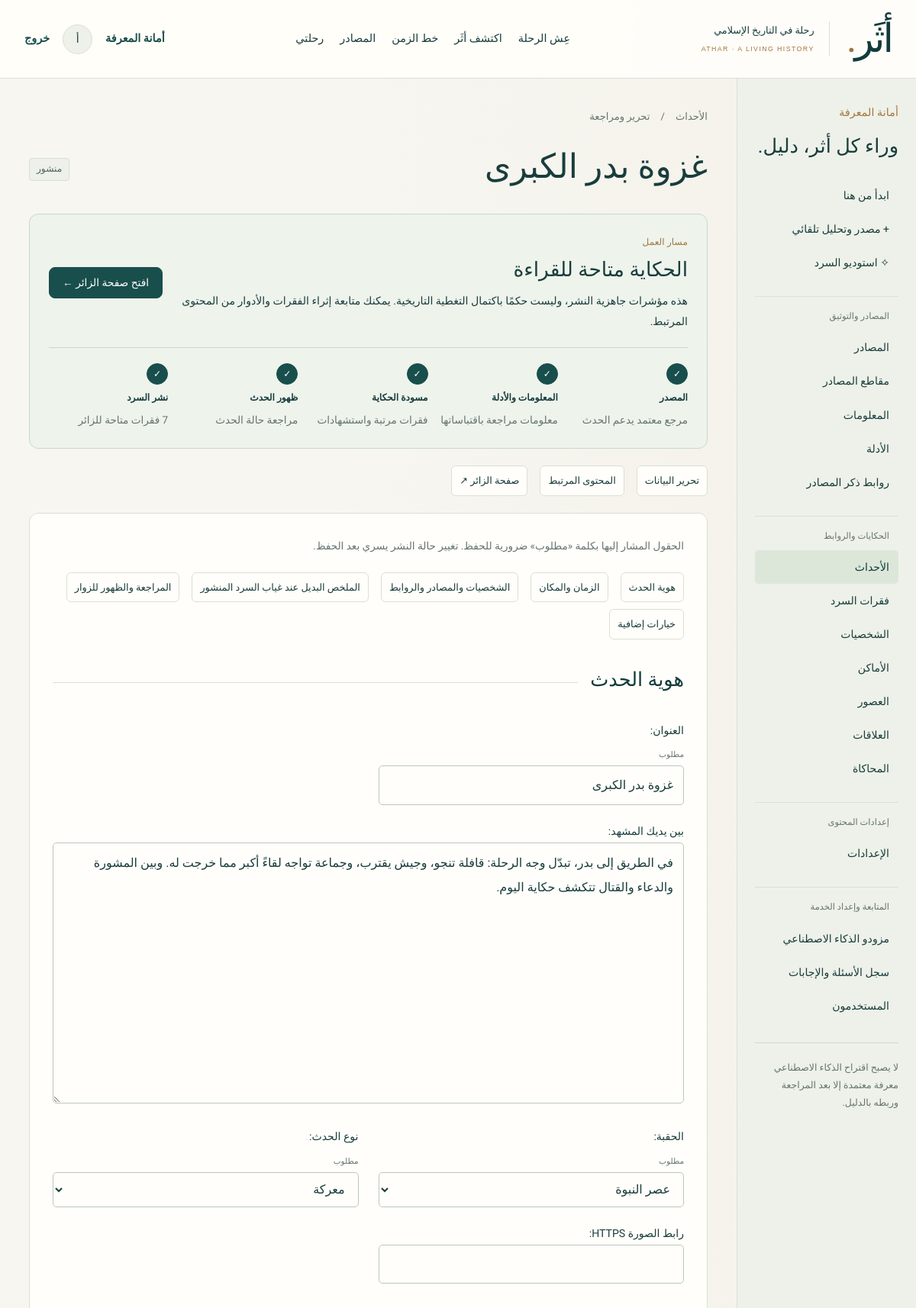
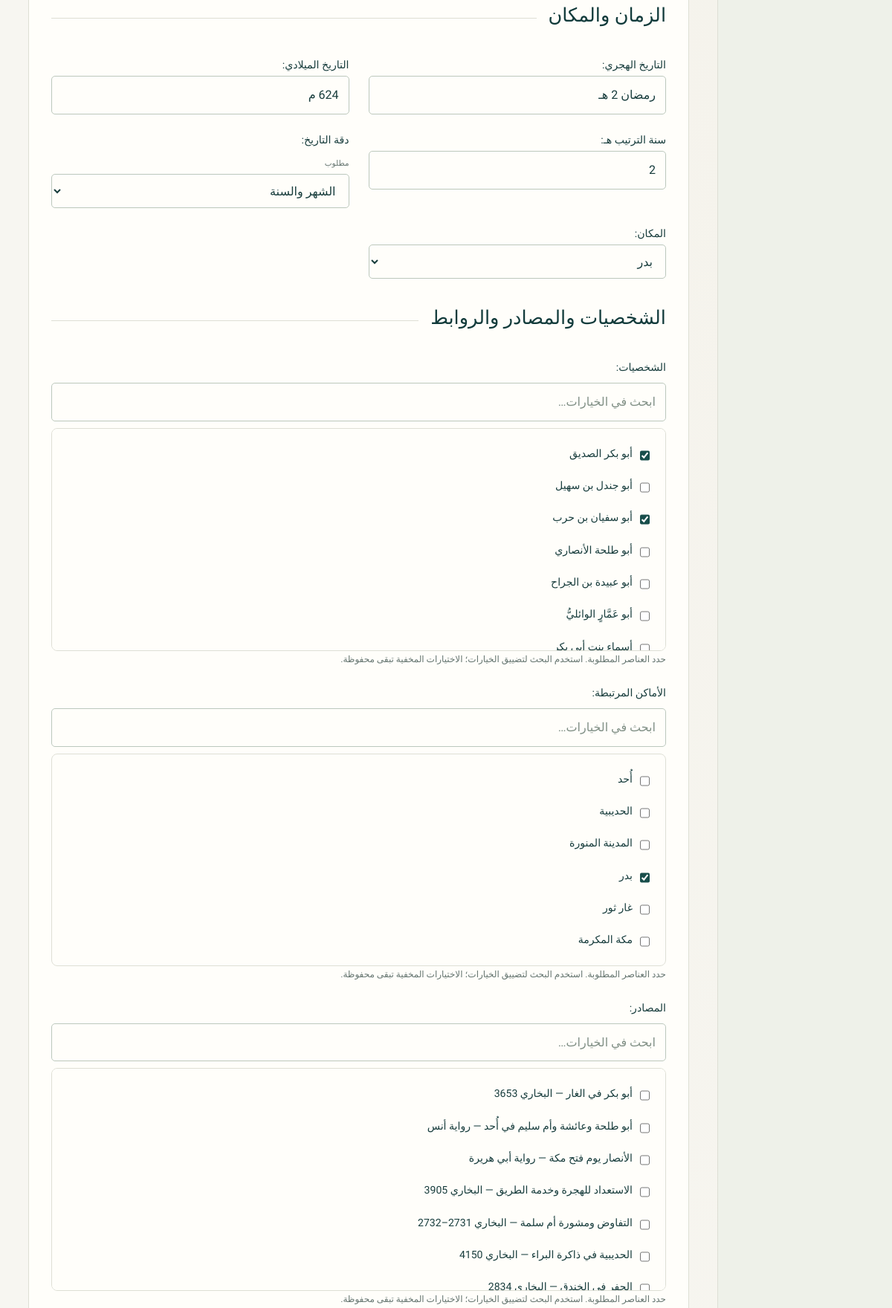
The page /dashboard/events/11/ (signed in, upper part) on the database its author committed (2 pictures, top to bottom).
### apps/accounts/models.py (models this page shows)
class User(AbstractUser):
    class Role(models.TextChoices):
        ADMIN = 'ADMIN', 'أمين المعرفة'
        USER = 'USER', 'مستكشف'
    role = models.CharField(max_length=5, choices=Role.choices, default=Role.USER)
    @property
    def is_admin(self):
        return self.is_active and (self.role == self.Role.ADMIN or self.is_superuser)

### apps/history/models.py (models this page shows, shortened)
class Entity(models.Model):
    class Kind(models.TextChoices):
        EVENT = 'event', 'حدث'
        PERSON = 'person', 'شخصية'
        PLACE = 'place', 'مكان'
        SOURCE = 'source', 'مصدر'
        ERA = 'era', 'حقبة'
    title = models.CharField('العنوان', max_length=240, db_index=True)
    slug = models.SlugField('الرابط المختصر', max_length=240, unique=True, allow_unicode=True)
    kind = models.CharField(max_length=10, choices=Kind.choices, editable=False)
    description = models.TextField('بين يديك المشهد', blank=True)
    status = models.CharField('حالة النشر', max_length=12, choices=Status.choices, default=Status.DRAFT, db_index=True)
    is_demo = models.BooleanField('محتوى تجريبي يحتاج مراجعة', default=False)
    ai_suggested = models.BooleanField('اقتراح ذكاء اصطناعي', default=False)
    reviewed_by = models.ForeignKey(settings.AUTH_USER_MODEL, null=True, blank=True, on_delete=models.SET_NULL, related_name='reviewed_entities', editable=False)
    created_by = models.ForeignKey(settings.AUTH_USER_MODEL, null=True, blank=True, on_delete=models.SET_NULL, related_name='created_entities', editable=False)
    created_at = models.DateTimeField(auto_now_add=True)
    updated_at = models.DateTimeField(auto_now=True)
    deleted_at = models.DateTimeField(null=True, blank=True, editable=False)
    objects = EntityQuerySet.as_manager()
    class Meta:
        ordering = ['title']
    def __str__(self):
        return self.title
    def get_absolute_url(self):
        return f'/explore/{self.pk}/'

class HistoricalEvent(Entity):
    class Precision(models.TextChoices):
        EXACT = 'exact', 'تاريخ محدد'
        YEAR = 'year', 'السنة فقط'
        MONTH = 'month', 'الشهر والسنة'
        APPROXIMATE = 'approximate', 'تقريبي'
        UNKNOWN = 'unknown', 'غير محدد'
    class EventType(models.TextChoices):
        JOURNEY = 'journey', 'رحلة وتحول'
        BATTLE = 'battle', 'معركة'
        TREATY = 'treaty', 'عهد وصلح'
        CULTURE = 'culture', 'علم وحضارة'
    english_title = models.CharField('العنوان الإنجليزي', max_length=240, blank=True)
    narrative = models.TextField('ماذا حدث؟', blank=True)
    hijri_label = models.CharField('التاريخ الهجري', max_length=100, blank=True)
    gregorian_label = models.CharField('التاريخ الميلادي', max_length=100, blank=True)
    year_order = models.IntegerField('سنة الترتيب هـ', null=True, blank=True, db_index=True)
    date_precision = models.CharField('دقة التاريخ', max_length=15, choices=Precision.choices, default=Precision.UNKNOWN)
    era = models.ForeignKey(HistoricalEra, verbose_name='الحقبة', on_delete=models.PROTECT, related_name='events')
    location = models.ForeignKey(HistoricalPlace, verbose_name='المكان', on_delete=models.SET_NULL, null=True, blank=True, related_name='events')
    event_type = models.CharField('نوع الحدث', max_length=15, choices=EventType.choices, default=EventType.JOURNEY)
    context = models.TextField('ما الذي سبق الحدث؟', blank=True)
    causes = models.TextField('الأسباب', blank=True)
    decisions = models.TextField('القرارات', blank=True)
    consequences = models.TextField('النتائج', blank=True)
    aftermath = models.TextField('ما الذي حدث بعد ذلك؟', blank=True)
    persons = models.ManyToManyField(HistoricalPerson, verbose_name='الشخصيات', blank=True, related_name='events')
    places = models.ManyToManyField(HistoricalPlace, verbose_name='الأماكن المرتبطة', blank=True, related_name='related_events')
    sources = models.ManyToManyField('sources.HistoricalSource', verbose_name='المصادر', blank=True, related_name='events')
    related_events = models.ManyToManyField('self', verbose_name='الأحداث المرتبطة', blank=True)
    featured_image = models.URLField('رابط الصورة HTTPS', blank=True)
    class Meta:
        ordering = ['year_order', 'id']

### apps/dashboard/views.py (the view, shortened to what this page needs)
# urls.py: path('dashboard/<str:section>/<int:pk>/', dashboard.edit, name='dashboard-edit'),
@admin_required
def edit(request, section, pk=None):
    if section == 'sources' and pk is None and request.method == 'GET' and request.GET.get('manual') != '1':
        return redirect('source-intake')
    if section not in REGISTRY:
        raise Http404()
    model, title = REGISTRY[section]
    instance = get_object_or_404(model, pk=pk) if pk else None
    form = editor_form(model)(request.POST if request.method == 'POST' else None, request.FILES or None,
                              instance=instance, initial=initial_values(section, request.GET) if not pk else None)
    return render(request, 'dashboard/edit.html', admin_context(section=section, title=title, form=form, record=instance,
                  form_sections=form_sections(form, section), guide=guidance(section, instance),
                  editor_parent=form_parent(form),
                  workspace=workspace(instance) if instance else [],
                  chunks=instance.chunks.all()[:100] if section == 'sources' and instance else []))

### apps/accounts/permissions.py (called while the page is built)
def is_admin(user):
    return user.is_authenticated and user.is_admin

### apps/dashboard/forms.py (called while the page is built)
def editor_form(model):
    if model == SourceChunk:
        return forms.modelform_factory(model, form=EditorialForm, fields=['source', 'ordinal', 'section', 'page_number', 'text'])
    return forms.modelform_factory(model, form=EditorialForm, exclude=['kind', 'created_by', 'reviewed_by', 'approved_by', 'deleted_at', 'processed_at', 'analysis'])

### apps/dashboard/views.py (called while the page is built)
def admin_required(view):
    @wraps(view)
    def wrapped(request, *args, **kwargs):
        if not request.user.is_authenticated:
            return redirect('/login/?next=' + request.path)
        if not is_admin(request.user):
            return render(request, 'error.html', {'message': 'هذه الرحلة مخصصة لأمناء المعرفة.'}, status=403)
        return view(request, *args, **kwargs)
    return wrapped

def admin_context(**kwargs):
    groups = [('المصادر والتوثيق', ['sources', 'chunks', 'claims', 'evidence', 'mentions']),
              ('الحكايات والروابط', ['events', 'passages', 'persons', 'places', 'eras', 'relationships', 'simulations']),
              ('إعدادات المحتوى', ['settings'])]
    return {'admin_nav': [(key, value[1]) for key, value in REGISTRY.items()],
            'admin_groups': [(label, [(key, REGISTRY[key][1]) for key in keys]) for label, keys in groups], **kwargs}

### apps/dashboard/workflow.py (called while the page is built)
def parent_context(record):
    if isinstance(record, Evidence):
        return {'title': 'العودة إلى المعلومة', 'url': route('claims', record.claim_id)} if record.claim_id else None
    if isinstance(record, SourceChunk):
        return {'title': 'العودة إلى المصدر', 'url': route('sources', record.source_id)} if record.source_id else None
    if getattr(record, 'event_id', None):
        return {'title': 'العودة إلى الحدث', 'url': route('events', record.event_id)}
    return None

def form_parent(form):
    parent = parent_context(form.instance)
    if parent:
        return parent
    for field, model, section, label in [('claim', HistoricalClaim, 'claims', 'العودة إلى المعلومة'),
            ('event', HistoricalEvent, 'events', 'العودة إلى الحدث'),
            ('source', HistoricalSource, 'sources', 'العودة إلى المصدر')]:
        value = form.initial.get(field)
        if field in form.fields and str(value or '').isdigit() and model.objects.filter(pk=value).exists():
            return {'title': label, 'url': route(section, int(value))}
    return None

### apps/knowledge/models.py (called while the page is built)
    def __str__(self):
        return self.claim_text[:90]

    def __str__(self):
        return self.evidence_text[:90]

### templates/dashboard/edit.html (shortened to what this page needs)
{% extends 'dashboard/base.html' %}{% block admin_content %}
<div class="breadcrumb"><a href="{% url 'dashboard-list' section %}">{{ title }}</a><span>/</span><span>{% if record %}تحرير ومراجعة{% else %}عنصر جديد{% endif %}</span></div>
<div class="section-heading"><h1>{% if record %}{{ record|truncatechars:80 }}{% else %}أضف إلى {{ title }}{% endif %}</h1>{% if record.status %}<span class="badge neutral">{{ record.get_status_display }}</span>{% endif %}</div>
{% include 'dashboard/guidance.html' %}
<nav class="editor-jumps" aria-label="أقسام التحرير"><a href="#content-form">تحرير البيانات</a>{% if workspace %}<a href="#linked-content">المحتوى المرتبط</a>{% endif %}{% if section == 'sources' and record %}<a href="#source-workflow">جاهزية المصدر</a><a href="#source-chunks">قراءة النص</a>{% endif %}{% if record.get_absolute_url and record.status == 'PUBLISHED' or record.get_absolute_url and record.status == 'APPROVED' %}<a href="{{ record.get_absolute_url }}">صفحة الزائر ↗</a>{% endif %}</nav>
<form id="content-form" method="post" enctype="multipart/form-data" class="paper editor-form" data-options-url="{% url 'editor-options' %}">{% csrf_token %}
<p class="muted small-text">الحقول المشار إليها بكلمة «مطلوب» ضرورية للحفظ. تغيير حالة النشر يسري بعد الحفظ.</p>
<nav class="form-section-nav" aria-label="انتقل إلى مجموعة حقول">{% for group in form_sections %}<a href="#group-{{ group.key }}">{{ group.title }}</a>{% endfor %}</nav>
{% for group in form_sections %}{% if group.key == 'advanced' or group.key == 'summary' %}<details id="group-{{ group.key }}" class="editor-fieldset" {% if not group.collapsed %}open{% endif %}><summary>{{ group.title }}</summary><div class="section">{% include 'dashboard/form_fields.html' %}</div></details>{% else %}<fieldset id="group-{{ group.key }}" class="editor-fieldset"><legend>{{ group.title }}</legend>{% if group.key == 'publication' %}<p class="helptext">المسودة وقيد المراجعة لا تظهران للزائر. «معتمد» و«منشور» قد يظهران بعد اكتمال الأدلة؛ المصدر يحتاج أيضًا تفعيل اعتماد الاسترجاع.</p>{% endif %}{% include 'dashboard/form_fields.html' %}</fieldset>{% endif %}{% endfor %}
</form>
{% endblock %}

### templates/base.html (shortened to what this page needs)
{% load static %}<!doctype html>
<html lang="ar" dir="rtl">
<head>
  <link rel="stylesheet" href="{% static 'css/athar.css' %}?v=20261001-2"><script defer src="{% static 'js/athar.js' %}?v=20261004-5"></script>
  <link rel="stylesheet" href="{% static 'css/experience.css' %}?v=20261003-4">
  <link rel="stylesheet" href="{% static 'css/story.css' %}?v=20261004-6">
</head>
<body>
<header class="site-header">
  <a class="brand" href="{% url 'landing' %}" aria-label="أثَر، الرئيسية"><span class="wordmark">أثَر<span class="brand-dot">.</span></span><span class="brand-caption">رحلة في التاريخ الإسلامي<br><small lang="en">ATHAR · A LIVING HISTORY</small></span></a>
  <nav class="main-nav" aria-label="التنقل الرئيسي"><a href="{% url 'journey' %}" >عِش الرحلة</a><a href="{% url 'discover' %}" >اكتشف أثَر</a><a href="{% url 'timeline' %}" >خط الزمن</a><a href="{% url 'search' %}?kind=source">المصادر</a><a href="{% url 'library' %}">رحلتي</a></nav>
  <div class="account-nav">{% if user.is_authenticated %}{% if user.is_admin %}<a class="text-link" href="{% url 'dashboard' %}">أمانة المعرفة</a>{% endif %}<a class="avatar" href="{% url 'profile' %}" aria-label="ملفي الشخصي">{{ user.first_name|default:user.username|slice:':1' }}</a><form method="post" action="{% url 'logout' %}">{% csrf_token %}<button class="text-link" type="submit">خروج</button></form>{% else %}<a class="text-link" href="{% url 'login' %}">تسجيل الدخول</a><a class="button small" href="{% url 'journey' %}">ابدأ الرحلة</a>{% endif %}</div>
</header>
<main id="main">{% block content %}{% endblock %}</main>
</body></html>

### templates/dashboard/form_fields.html
<div class="editor-grid">{% for field in group.fields %}<div class="form-field {% if field.field.widget.input_type == 'checkbox' %}checkbox-field{% endif %}">{{ field.label_tag }}{% if field.field.required %}<span class="required-hint">مطلوب</span>{% endif %}{{ field }}{{ field.errors }}{% if field.help_text %}<small class="helptext">{{ field.help_text }}</small>{% endif %}</div>{% endfor %}</div>

### static/css/athar.css (style rules this page uses)
:root { --ink:#183d3d;--teal:#184e4b;--teal-dark:#123b3b;--gold:#a2763d;--paper:#fffefa;--bg:#f7f6f1;--line:#dedfd5;--muted:#657570;--soft:#edf1ea;--purple:#665080;--serif:'Amiri','Arabic Typesetting',Georgia,serif;--sans:'IBM Plex Sans Arabic','Segoe UI',Tahoma,sans-serif }
* { box-sizing:border-box }
html { scroll-behavior:smooth;scroll-padding-top:100px }
body { margin:0;color:var(--ink);background:var(--bg);font-family:var(--sans);font-size:16px;line-height:1.85 }
a { color:inherit;text-decoration:none }
button,input,textarea,select { font:inherit }
button,a,input,select,textarea { -webkit-tap-highlight-color:transparent }
button { cursor:pointer }
button { color:inherit }
a,button,input,textarea,select { outline-offset:5px }
h1,h2,h3,p { margin-top:0 }
h1,h2,h3 { line-height:1.4 }
h1 { font-family:var(--serif);font-size:clamp(2.3rem,4vw,3.9rem);font-weight:400;margin-bottom:20px }
p { margin-bottom:20px }
small,.small-text { font-size:.85rem }
.muted { color:var(--muted) }
.site-header { display:flex;align-items:center;justify-content:space-between;gap:24px;padding:16px max(32px,calc((100vw - 1176px)/2));border-bottom:1px solid var(--line);background:rgba(255,254,250,.97);min-height:100px }
.brand { display:flex;align-items:center;gap:22px;flex-shrink:0 }
.wordmark { font-family:var(--serif);font-size:3.25rem;line-height:1;letter-spacing:-3px;color:var(--teal-dark) }
.brand-dot { color:var(--gold) }
.brand-caption { font-size:.8rem;line-height:1.8;padding-right:19px;border-right:1px solid var(--line) }
.brand-caption small { font-family:Arial,sans-serif;font-size:.55rem;letter-spacing:1.4px;color:var(--gold) }
.main-nav,.account-nav { display:flex;align-items:center;gap:25px }
.main-nav a { font-size:.9rem;white-space:nowrap }
.account-nav { gap:17px;font-size:.88rem }
.account-nav form { margin:0 }
.text-link { font-size:.9rem;border:0;background:none;padding:0;color:var(--teal);font-weight:600;text-underline-offset:5px }
.avatar { border-radius:50%;width:39px;height:39px;display:grid;place-items:center;background:var(--soft);border:1px solid var(--line) }
.section-heading { display:flex;justify-content:space-between;align-items:center;gap:24px;margin-bottom:25px }
.section-heading h2,.section-heading h1 { margin-bottom:5px }
.badge { font-size:.76rem;border:1px solid transparent;border-radius:4px;padding:3px 9px;display:inline-block;line-height:1.8 }
.neutral { background:#edf0eb;color:#4f6459;border-color:#d8dfd3 }
label { display:block;font-size:.88rem;font-weight:500;margin-bottom:7px }
input,textarea,select { width:100%;background:var(--paper);color:var(--ink);border:1px solid #bcc8bd;border-radius:5px;padding:10px 13px;min-height:46px }
textarea { resize:vertical;line-height:1.8 }
input[type=checkbox] { width:18px;height:18px;min-height:0;accent-color:var(--teal);margin:0;vertical-align:middle }
input::placeholder,textarea::placeholder { color:#819086 }
.paper { padding:30px;background:var(--paper);border:1px solid var(--line);border-radius:8px }
.breadcrumb { display:flex;align-items:center;gap:14px;font-size:.82rem;color:var(--muted);margin-bottom:23px }
.helptext { display:block;font-size:.75rem;color:var(--muted);font-weight:400 }
.admin-main h1 { font-size:2.75rem }
.editor-grid { display:grid;grid-template-columns:1fr 1fr;gap:21px 26px }
.form-field:has(textarea) { grid-column:1/-1 }
.form-field:has(input[type=checkbox]) { display:flex;align-items:center;gap:12px;flex-wrap:wrap }
.form-field label { display:block;margin-bottom:8px }
.form-field:has(input[type=checkbox]) label { margin:0 }

### static/css/experience.css (style rules this page uses)
:root { --ease-out:cubic-bezier(.16,1,.3,1);--night:#102f32;--warm-gold:#dfc58e }
body { background:radial-gradient(ellipse at 90% 10%,#eee9db55,transparent 42%),var(--bg) }
.site-header { position:relative;z-index:20;background:#fffefaeb;backdrop-filter:blur(16px) }
.wordmark { line-height:1.35 }
.main-nav { gap:21px }
.main-nav a { position:relative }
.main-nav a:before { content:'';position:absolute;bottom:-6px;right:0;width:0;height:1px;background:var(--gold);transition:width .3s var(--ease-out) }
.paper { border-radius:12px }
.reveal-visible { transition:opacity .8s var(--ease-out),transform .8s var(--ease-out);opacity:1;transform:translateY(0) }

### rows shown on the page
User: first_name "أ"
Entity: title "غزوة بدر الكبرى", fields "غزوة بدر الكبرى" "في الطريق إلى بدر، تبدّل وجه الرحلة: قافلة تنجو، وجيش يقترب، وجماعة تواجه لقاءً أكبر مما خرجت له. وبين المشورة والدعاء والقتال تتكشف حكاية اليوم."
HistoricalEvent: status "منشور", fields "عصر النبوة" "معركة" "رمضان 2 هـ" "624 م" "2" "الشهر والسنة" "بدر"

### other values the page prints
{{ group }} "المصادر والتوثيق" "الحكايات والروابط" "إعدادات المحتوى"
{{ label }} "المصادر" "مقاطع المصادر" "المعلومات" "الأدلة" "روابط ذكر المصادر" "الأحداث" "فقرات السرد" "الشخصيات" "الأماكن" "العصور" "العلاقات" "المحاكاة" "الإعدادات"
{{ title }} "الأحداث"
{{ guide.title }} "الحكاية متاحة للقراءة"
{{ guide.text }} "هذه مؤشرات جاهزية النشر، وليست حكمًا باكتمال التغطية التاريخية. يمكنك متابعة إثراء الفقرات والأدوار من المحتوى المرتبط."
{{ guide.action }} "افتح صفحة الزائر"
{{ step.title }} "المصدر" "المعلومات والأدلة" "مسودة الحكاية" "ظهور الحدث" "نشر السرد"
{{ step.detail }} "مرجع معتمد يدعم الحدث" "معلومات مراجعة باقتباساتها" "فقرات مرتبة واستشهادات" "مراجعة حالة الحدث" "7 فقرات متاحة للزائر"
{{ group.title }} "هوية الحدث" "الزمان والمكان" "الشخصيات والمصادر والروابط" "الملخص البديل عند غياب السرد المنشور" "المراجعة والظهور للزوار" "خيارات إضافية"
{{ group.title }} "هوية الحدث" "الزمان والمكان" "الشخصيات والمصادر والروابط"
{{ field.label_tag }} "العنوان:" "بين يديك المشهد:" "الحقبة:" "نوع الحدث:" "رابط الصورة HTTPS:" "التاريخ الهجري:" "التاريخ الميلادي:" "سنة الترتيب هـ:" "دقة التاريخ:" "المكان:" "الشخصيات:" "الأماكن المرتبطة:" "المصادر:"
{{ field.help_text }} "حدد العناصر المطلوبة. استخدم البحث لتضييق الخيارات؛ الاختيارات المخفية تبقى محفوظة." "حدد العناصر المطلوبة. استخدم البحث لتضييق الخيارات؛ الاختيارات المخفية تبقى محفوظة." "حدد العناصر المطلوبة. استخدم البحث لتضييق الخيارات؛ الاختيارات المخفية تبقى محفوظة."
